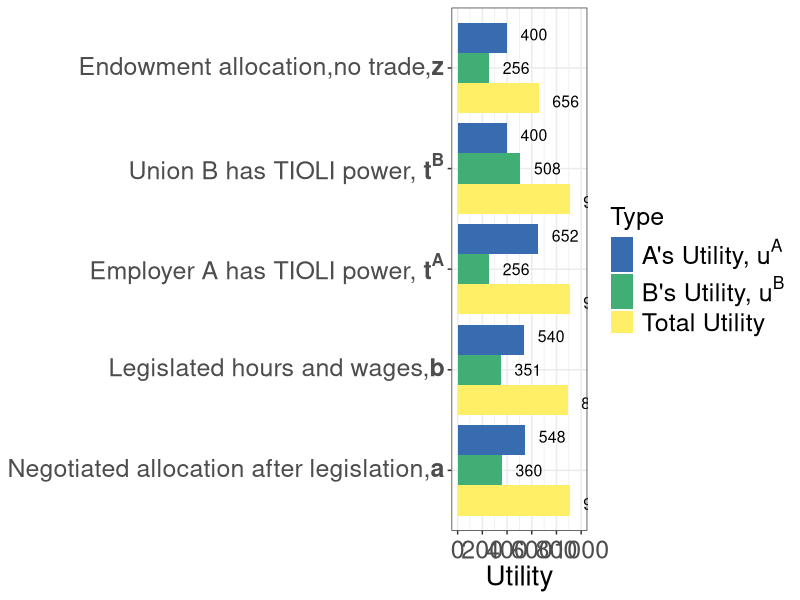
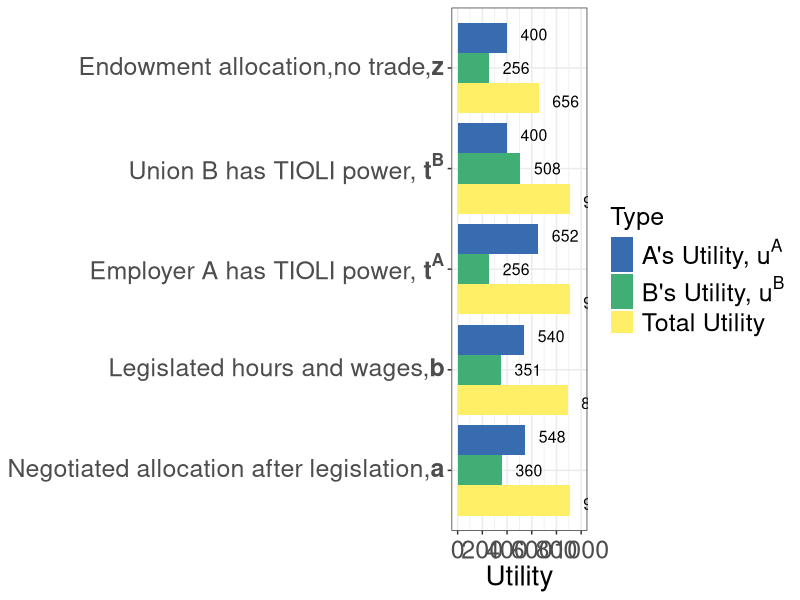

Write the R code that produced these figures, in order.
library(tidyverse)
ua <- c(400, 652, 400, 540, 548)
ub <- c(256, 256, 508, 351, 360)
point <- c("z", "ta", "tb", "b", "a")
totalu <- c(656, 908, 908, 891, 908)
df <- tibble(point, ua, ub, totalu)
dfnar <- 
  df %>% 
  gather(type, Utility, -point) %>% 
  arrange(point)
xaxislabs <- c("a",  "b",  expression(paste(t^A)), expression(paste(t^B)), "z")
x1 <- c(expression(paste("Endowment allocation,no trade,", bold(z))))
x2 <- c(expression(paste("Employer A has TIOLI power, ", bold(t^A))))
x3 <- c(expression(paste("Union B has TIOLI power, ", bold(t^B))))
x5 <- c(expression(paste("Negotiated allocation after legislation,",bold(a))))
dfplot <-
  dfnar %>%
  mutate(point = factor(point, levels = c("z", "ta", "tb", "b", "a")),
         type = factor(type, levels = c("ub","ua", "totalu")))

dfnar$type <- factor(dfnar$type, levels = c("totalu","ub","ua"))

plot1 <- dfnar %>% 
  ggplot(aes(x = point, y = Utility)) +
  geom_bar(aes(group = type, fill = type), stat = "identity", position = position_dodge()) + 
  #geom_text(aes(x=point,y=Utility,label=Utility),vjust=90) + 
  #geom_text(aes(x = point, y = Utility, label = Utility)) +
  #scale_x_discrete(labels = xaxislabs) + 
  scale_x_discrete(labels=c("z" = x1, "ta" = x2,
                            "tb" = x3, "b" = expression(paste("Legislated hours and wages,",bold(b))), "a" = x5)) +
  scale_y_continuous(breaks = seq(0,1000,200),
                   labels = seq(0,1000,200),
                   limits = c(0,1000)) +
  scale_fill_manual(values=c("#386cb0","#41AE76","#FFEF66"), 
                    name = "Type",
                    breaks = c("ua", "ub", "totalu"), 
                    labels = c(expression(paste("A's Utility, ", u^A)), expression(paste("B's Utility, ", u^B)), paste("Total Utility")))+
  #xlab("Point in the Edgeworth Box") + 
  theme_bw() +
  theme(legend.position = "right",
        legend.text.align = 0,
        axis.title = element_text(size = 20),
        axis.title.y = element_blank(),
        axis.text.y = element_text(size = 18),
        #legend.title = element_text(size = 16),
        legend.text = element_text(size = 18),
        legend.title = element_text(size = 18),
        axis.text.x  = element_text(vjust = 0.5, size = 18)) + 
  geom_text(
    aes(x = point, y = Utility, label = Utility, group = type), 
    hjust = -0.5, size = 4,
    position = position_dodge(width = 1),
    inherit.aes = TRUE
  ) + 
  coord_flip() 
plot1 



ggsave("property/unions_bargraph.pdf", plot1, width = 11, height = 7)

# scale_fill_discrete(name = "", 
#                     breaks = c("ua", "ub", "totalu"), 
#                     labels = c(expression(paste("A's Utility, ", u^A)), expression(paste("B's Utility, ",u^B), "Total Utility"))
# ) +
#   scale_color_discrete(name = "", 
#                        breaks = c("ua", "ub", "totalu"), 
#                        labels = c(expression(paste("A's Utility, ", u^A)), expression(paste("B's Utility, ",u^B), "Total Utility"))
#   ) +
